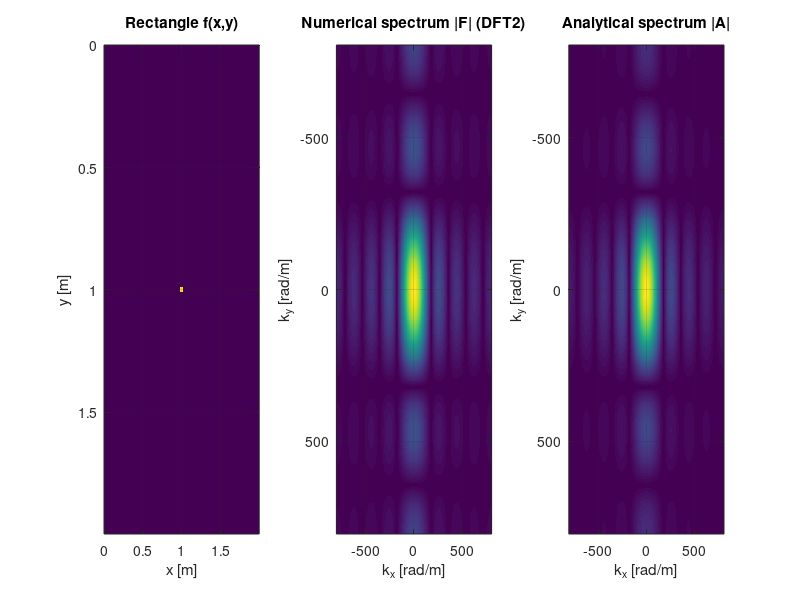

The MATLAB script that drew this image:
clear;
% physical size (x and y) of the calculation domain [m]
D=2;

% number of points in either direction
N=513;

% spatial sampling 'period' (cell size) in either direction [m]
dx=D/N;
dy=D/N;

% Position (center) and size of the rectangle (in index 'units')
% (the width and height are 2*Lxh+1 and 2*Lyh+1, respectively.
% N is odd, so the middle cell is (N+1)/2 (a whole number)
Cx=(N+1)/2;
Cy=(N+1)/2;
Lxh=2;
Lyh=4;

% width and height of the rectangle [m]
a = (1+Lxh*2)*dx;
b = (1+Lyh*2)*dy;

% arrays that contain the x and y coordinates of the cells
% (x and y axes).
x=(0:N-1)*dx;
y=(0:N-1)*dy;

% create and plot the rectangle f (left figure)
f=zeros(N,N);
f(Cx-Lxh:Cx+Lxh,Cy-Lyh:Cy+Lyh)=1;
colormap('default');
subplot(1,3,1), imagesc(x,y,abs(f));
title('Rectangle f(x,y)');
xlabel('x [m]');
ylabel('y [m]');
grid on;

% now do the spectral stuff:
% spatial wave number resolutions:
dkx=2*pi/D;
dky=2*pi/D;

% wave number values after fftshift.
% N is odd, so they run symmetrically from -(N-1)/2 to (N-1)/2
kx_s = (-(N-1)/2:(N-1)/2) * dkx;
ky_s = (-(N-1)/2:(N-1)/2) * dky;

%note: multiply with the spatial periods (lengths) to obtain
% (an approximation of) the spectrum of the actual
% 'unsampled' function.
F=dx*dy*fft2(f);
Fsh=fftshift(F);
subplot(1,3,2), imagesc(kx_s,ky_s,abs(Fsh));
title('Numerical spectrum |F| (DFT2)');
xlabel('k_x [rad/m]');
ylabel('k_y [rad/m]');
grid on;

% analytical result:

%transpose ky_s to obtain a grid when multiplying
A = a * b * sinc(kx_s * b / (2*pi)) .* sinc(ky_s' * a / (2*pi));

subplot(1,3,3), imagesc(kx_s,ky_s,abs(A));
title('Analytical spectrum |A|');
xlabel('k_x [rad/m]');
ylabel('k_y [rad/m]');
grid on;
